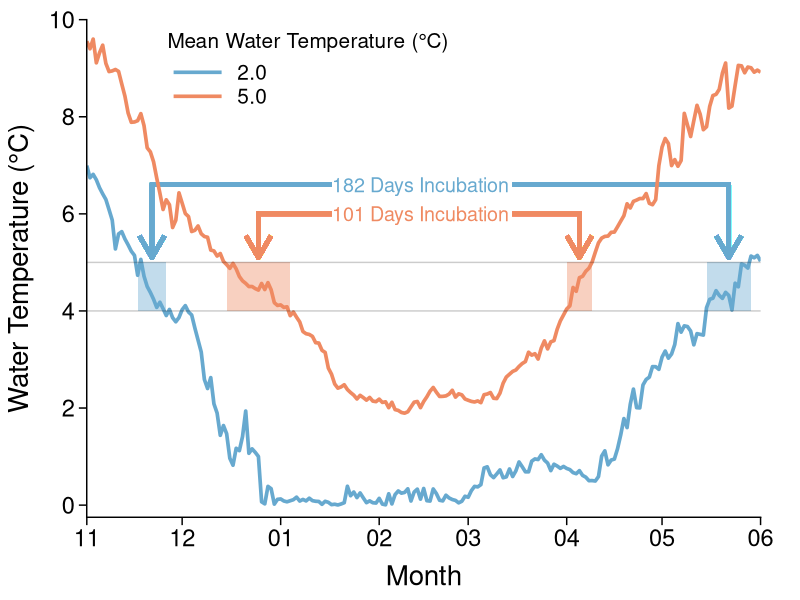

Here is the R script that generated this plot: (Note: this script raises an error after producing the figure.)
## ===========================================================
## Clear the environment first
## ===========================================================
rm(list = ls(all.names=TRUE))

## ===========================================================
## Load packages
## ===========================================================
library(readxl)
library(dplyr)
library(ggplot2)
library(lubridate)
library(tidyr)
library(grid)
library(gridExtra)
library(gtable)
library(geosphere)
library(zoo)
library(cowplot)


## ===========================================================
## Load data and prepare
## ===========================================================
temp.n <- read.csv("data/Mock_Temperature/HOBO-Lake-Superior-SandIsland-ModelingMock-Normal.csv", header = TRUE) %>% 
  mutate(date = as.POSIXct(paste0(year, "-", month, "-", day), format = "%Y-%m-%d"),
         group = "Normal")
temp.h <- read.csv("data/Mock_Temperature/HOBO-Lake-Superior-SandIsland-ModelingMock-Hot.csv", header = TRUE) %>% 
  mutate(date = as.POSIXct(paste0(year, "-", month, "-", day), format = "%Y-%m-%d"),
         group = "Hot")

temp <- bind_rows(temp.n, temp.h) %>% 
  filter(date < as.POSIXct("2018-06-02")) %>% 
  mutate(group = factor(group, ordered = TRUE, levels = c("Normal", "Hot"))) 

temp.spawn.start <- temp %>% group_by(group) %>% 
  filter(date < "2018-01-15") %>% 
  filter(mean.sst <= 5.0) %>% 
  filter(row_number() == 1) %>% 
  dplyr::select(group, spawn.start = date)

temp.spawn.end <- temp %>% group_by(group) %>% 
  filter(date < "2018-01-30") %>% 
  filter(mean.sst <= 4.0) %>% 
  filter(row_number() == 1) %>% 
  dplyr::select(group, spawn.end = date)

temp.hatch.start <- temp %>% group_by(group) %>% 
  filter(date > "2018-03-01") %>% 
  filter(mean.sst >= 4.0) %>% 
  filter(row_number() == 1) %>% 
  dplyr::select(group, hatch.start = date)

temp.hatch.end <- temp %>% group_by(group) %>% 
  filter(date > "2018-03-01") %>% 
  filter(mean.sst >= 5.0) %>% 
  filter(row_number() == 1) %>% 
  dplyr::select(group, hatch.end = date)


temp.spawn <- left_join(temp.spawn.start, temp.spawn.end) %>% 
  group_by(group) %>% 
  mutate(mean.date = mean(as.POSIXct(c(spawn.end, spawn.start), format = c("%Y-%m-%d"))))
temp.spawn.n <- temp.spawn %>% filter(group == "Normal")
temp.spawn.h <- temp.spawn %>% filter(group == "Hot")

temp.hatch <- left_join(temp.hatch.start, temp.hatch.end) %>% 
  group_by(group) %>% 
  mutate(mean.date = mean(as.POSIXct(c(hatch.end, hatch.start), format = c("%Y-%m-%d"))))
temp.hatch.n <- temp.hatch %>% filter(group == "Normal")
temp.hatch.h <- temp.hatch %>% filter(group == "Hot")

temp.summary <- temp %>% 
  left_join(temp.spawn.end) %>% 
  left_join(temp.hatch.start) %>% 
  group_by(group) %>% 
  #filter(date > spawn.end, date < hatch.start) %>% 
  summarize(mean.temp = mean(mean.sst),
            sd.temp = sd(mean.sst))

temp.incubation <- temp %>% 
  left_join(temp.spawn.end) %>% 
  left_join(temp.hatch.start) %>% 
  group_by(group) %>% 
  filter(date > spawn.end, date < hatch.start) %>% 
  summarize(n = n())

plot <- ggplot(data = temp, aes(x = date, y = mean.sst, group = group, color = group)) +
  annotate("rect", xmin = temp.spawn.n$spawn.start, xmax = temp.spawn.n$spawn.end, ymin = 4, ymax = 5, color = NA, fill = "#67a9cf", alpha = 0.4) +
  annotate("rect", xmin = temp.spawn.h$spawn.start, xmax = temp.spawn.h$spawn.end, ymin = 4, ymax = 5, color = NA, fill = "#ef8a62", alpha = 0.4) +
  annotate("rect", xmin = temp.hatch.n$hatch.start, xmax = temp.hatch.n$hatch.end, ymin = 4, ymax = 5, color = NA, fill = "#67a9cf", alpha = 0.4) +
  annotate("rect", xmin = temp.hatch.h$hatch.start, xmax = temp.hatch.h$hatch.end, ymin = 4, ymax = 5, color = NA, fill = "#ef8a62", alpha = 0.4) +
  ## Blue Label
  geom_segment(y = 6.6, x = temp.spawn.n$mean.date, yend = 5.1, xend = temp.spawn.n$mean.date, size = 1.5, color = "#67a9cf", arrow = arrow()) +
  geom_segment(y = 6.6, x = temp.hatch.n$mean.date, yend = 5.1, xend = temp.hatch.n$mean.date, size = 1.5, color = "#67a9cf", arrow = arrow()) +
  geom_segment(y = 6.6, x = temp.spawn.n$mean.date-(15*60*60), yend = 6.6, xend = as.POSIXct("2018-01-17"), size = 1.5, color = "#67a9cf") +
  geom_segment(y = 6.6, x = temp.hatch.n$mean.date+(15*60*60), yend = 6.6, xend = as.POSIXct("2018-03-15"), size = 1.5, color = "#67a9cf") +
  annotate("text", x = as.POSIXct("2018-02-14"), y = 6.6, label = "182 Days Incubation", color = "#67a9cf", size = 5, hjust = 0.5) +
  ## Orange Label
  geom_segment(y = 6, x = temp.spawn.h$mean.date, yend = 5.1, xend = temp.spawn.h$mean.date, size = 1.5, color = "#ef8a62", arrow = arrow()) +
  geom_segment(y = 6, x = temp.hatch.h$mean.date, yend = 5.1, xend = temp.hatch.h$mean.date, size = 1.5, color = "#ef8a62", arrow = arrow()) +
  geom_segment(y = 6, x = temp.spawn.h$mean.date-(15*60*60), yend = 6, xend = as.POSIXct("2018-01-17"), size = 1.5, color = "#ef8a62") +
  geom_segment(y = 6, x = temp.hatch.h$mean.date+(15*60*60), yend = 6, xend = as.POSIXct("2018-03-15"), size = 1.5, color = "#ef8a62") +
  annotate("text", x = as.POSIXct("2018-02-14"), y = 6, label = "101 Days Incubation", color = "#ef8a62", size = 5, hjust = 0.5) +
  geom_line(size = 1.25) +
  geom_hline(yintercept = 5, alpha = 0.2) +
  geom_hline(yintercept = 4, alpha = 0.2) +
  scale_x_datetime(date_labels = "%m", date_breaks = "1 month", expand = c(0.0001,0.0)) +
  scale_y_continuous(limits = c(-0.25, 10), breaks = seq(0, 10, 2), expand = c(0.0, 0.0)) +
  scale_color_manual(values = c("#67a9cf", "#ef8a62"), labels = c("2.0", "5.0")) +
  labs(y = "Water Temperature (°C)", x = "Month", color = "Mean Water Temperature (°C)") +
  theme_cowplot() +
  theme(panel.background = element_blank(), 
        panel.grid = element_blank(), 
        axis.line = element_line(), 
        axis.title.y = element_text(size = 20, margin = margin(0, 10, 0, 0)),
        axis.title.x = element_text(size = 20, margin = margin(10, 0, 0, 0)),
        axis.text.y = element_text(size = 17),
        axis.text.x = element_text(size = 17),
        axis.ticks.length = unit(2, 'mm'),
        legend.key = element_rect(fill = "white"), 
        legend.key.width = unit(3, 'lines'), 
        legend.key.height = unit(1.2, 'lines'),
        legend.title = element_text(size = 15),
        legend.text = element_text(size = 15), 
        legend.position = c(0.12, 0.9),
        plot.margin = unit(c(5, 10, 2, 2), "mm"))

ggdraw() +
  draw_image("figures/misc/egg_blue.png", x = -0.35, y = -0.075, scale = 0.1) +
  draw_image("figures/misc/egg_orange.png", x = -0.18, y = -0.0675, scale = 0.08) +
  draw_image("figures/misc/larvae_blue.png", x = 0.445, y = -0.043, scale = 0.1) +
  draw_image("figures/misc/larvae_orange.png", x = 0.26, y = -0.053, scale = 0.08) +
  draw_plot(plot)

ggsave("figures/Mock-IncubationTemperature.tiff", height = 6, width = 9, dpi = 300)
